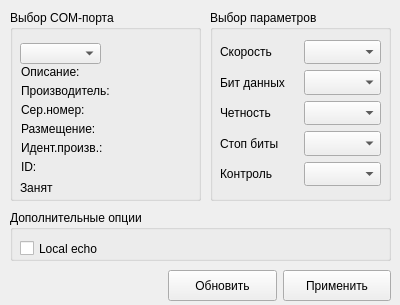
<?xml version="1.0" encoding="UTF-8"?>
<ui version="4.0">
 <class>PortSettingsDialog</class>
 <widget class="QWidget" name="PortSettingsDialog">
  <property name="geometry">
   <rect>
    <x>0</x>
    <y>0</y>
    <width>400</width>
    <height>305</height>
   </rect>
  </property>
  <property name="sizePolicy">
   <sizepolicy hsizetype="Expanding" vsizetype="Expanding">
    <horstretch>0</horstretch>
    <verstretch>0</verstretch>
   </sizepolicy>
  </property>
  <property name="minimumSize">
   <size>
    <width>400</width>
    <height>305</height>
   </size>
  </property>
  <property name="maximumSize">
   <size>
    <width>400</width>
    <height>305</height>
   </size>
  </property>
  <property name="windowTitle">
   <string>Настройка COM-порта</string>
  </property>
  <property name="windowIcon">
   <iconset resource="../../resource.qrc">
    <normaloff>:/icons/settings.png</normaloff>:/icons/settings.png</iconset>
  </property>
  <widget class="QGroupBox" name="selectBox">
   <property name="geometry">
    <rect>
     <x>10</x>
     <y>10</y>
     <width>191</width>
     <height>191</height>
    </rect>
   </property>
   <property name="sizePolicy">
    <sizepolicy hsizetype="Expanding" vsizetype="Expanding">
     <horstretch>0</horstretch>
     <verstretch>0</verstretch>
    </sizepolicy>
   </property>
   <property name="title">
    <string>Выбор COM-порта</string>
   </property>
   <widget class="QLabel" name="descriptionLabel">
    <property name="geometry">
     <rect>
      <x>11</x>
      <y>54</y>
      <width>161</width>
      <height>16</height>
     </rect>
    </property>
    <property name="maximumSize">
     <size>
      <width>171</width>
      <height>16777215</height>
     </size>
    </property>
    <property name="text">
     <string>Описание:</string>
    </property>
   </widget>
   <widget class="QLabel" name="manufacturerLabel">
    <property name="geometry">
     <rect>
      <x>11</x>
      <y>73</y>
      <width>161</width>
      <height>16</height>
     </rect>
    </property>
    <property name="maximumSize">
     <size>
      <width>181</width>
      <height>16777215</height>
     </size>
    </property>
    <property name="text">
     <string>Производитель:</string>
    </property>
   </widget>
   <widget class="QLabel" name="serialNumberLabel">
    <property name="geometry">
     <rect>
      <x>11</x>
      <y>92</y>
      <width>161</width>
      <height>16</height>
     </rect>
    </property>
    <property name="maximumSize">
     <size>
      <width>171</width>
      <height>16777215</height>
     </size>
    </property>
    <property name="text">
     <string>Сер.номер:</string>
    </property>
   </widget>
   <widget class="QLabel" name="locationLabel">
    <property name="geometry">
     <rect>
      <x>11</x>
      <y>111</y>
      <width>161</width>
      <height>16</height>
     </rect>
    </property>
    <property name="maximumSize">
     <size>
      <width>171</width>
      <height>16777215</height>
     </size>
    </property>
    <property name="text">
     <string>Размещение:</string>
    </property>
   </widget>
   <widget class="QLabel" name="vidLabel">
    <property name="geometry">
     <rect>
      <x>11</x>
      <y>130</y>
      <width>131</width>
      <height>16</height>
     </rect>
    </property>
    <property name="sizePolicy">
     <sizepolicy hsizetype="Preferred" vsizetype="Preferred">
      <horstretch>0</horstretch>
      <verstretch>0</verstretch>
     </sizepolicy>
    </property>
    <property name="maximumSize">
     <size>
      <width>131</width>
      <height>16</height>
     </size>
    </property>
    <property name="text">
     <string>Идент.произв.:</string>
    </property>
   </widget>
   <widget class="QLabel" name="pidLabel">
    <property name="geometry">
     <rect>
      <x>11</x>
      <y>149</y>
      <width>151</width>
      <height>16</height>
     </rect>
    </property>
    <property name="maximumSize">
     <size>
      <width>171</width>
      <height>16777215</height>
     </size>
    </property>
    <property name="text">
     <string>ID:</string>
    </property>
   </widget>
   <widget class="QComboBox" name="serialPortInfoBox">
    <property name="geometry">
     <rect>
      <x>10</x>
      <y>33</y>
      <width>81</width>
      <height>21</height>
     </rect>
    </property>
    <property name="sizePolicy">
     <sizepolicy hsizetype="Preferred" vsizetype="Fixed">
      <horstretch>0</horstretch>
      <verstretch>0</verstretch>
     </sizepolicy>
    </property>
    <property name="minimumSize">
     <size>
      <width>69</width>
      <height>0</height>
     </size>
    </property>
    <property name="autoFillBackground">
     <bool>true</bool>
    </property>
   </widget>
   <widget class="QLabel" name="busyLabel">
    <property name="geometry">
     <rect>
      <x>10</x>
      <y>170</y>
      <width>151</width>
      <height>16</height>
     </rect>
    </property>
    <property name="text">
     <string>Занят</string>
    </property>
   </widget>
  </widget>
  <widget class="QGroupBox" name="parametersBox">
   <property name="geometry">
    <rect>
     <x>210</x>
     <y>10</y>
     <width>181</width>
     <height>191</height>
    </rect>
   </property>
   <property name="sizePolicy">
    <sizepolicy hsizetype="Expanding" vsizetype="Expanding">
     <horstretch>0</horstretch>
     <verstretch>0</verstretch>
    </sizepolicy>
   </property>
   <property name="title">
    <string>Выбор параметров</string>
   </property>
   <widget class="QWidget" name="layoutWidget">
    <property name="geometry">
     <rect>
      <x>10</x>
      <y>30</y>
      <width>161</width>
      <height>146</height>
     </rect>
    </property>
    <layout class="QVBoxLayout" name="verticalLayout_2">
     <item>
      <layout class="QHBoxLayout" name="horizontalLayout">
       <item>
        <widget class="QLabel" name="baudRateLabel">
         <property name="sizePolicy">
          <sizepolicy hsizetype="Minimum" vsizetype="Preferred">
           <horstretch>0</horstretch>
           <verstretch>0</verstretch>
          </sizepolicy>
         </property>
         <property name="text">
          <string>Скорость</string>
         </property>
        </widget>
       </item>
       <item>
        <widget class="QComboBox" name="baudRateBox">
         <property name="sizePolicy">
          <sizepolicy hsizetype="Preferred" vsizetype="Preferred">
           <horstretch>0</horstretch>
           <verstretch>0</verstretch>
          </sizepolicy>
         </property>
         <property name="autoFillBackground">
          <bool>true</bool>
         </property>
        </widget>
       </item>
      </layout>
     </item>
     <item>
      <layout class="QHBoxLayout" name="horizontalLayout_2">
       <item>
        <widget class="QLabel" name="dataBitsLabel">
         <property name="text">
          <string>Бит данных</string>
         </property>
        </widget>
       </item>
       <item>
        <widget class="QComboBox" name="dataBitsBox">
         <property name="sizePolicy">
          <sizepolicy hsizetype="Preferred" vsizetype="Preferred">
           <horstretch>0</horstretch>
           <verstretch>0</verstretch>
          </sizepolicy>
         </property>
         <property name="autoFillBackground">
          <bool>true</bool>
         </property>
        </widget>
       </item>
      </layout>
     </item>
     <item>
      <layout class="QHBoxLayout" name="horizontalLayout_3">
       <item>
        <widget class="QLabel" name="parityLabel">
         <property name="text">
          <string>Четность</string>
         </property>
        </widget>
       </item>
       <item>
        <widget class="QComboBox" name="parityBox">
         <property name="sizePolicy">
          <sizepolicy hsizetype="Preferred" vsizetype="Preferred">
           <horstretch>0</horstretch>
           <verstretch>0</verstretch>
          </sizepolicy>
         </property>
         <property name="autoFillBackground">
          <bool>true</bool>
         </property>
        </widget>
       </item>
      </layout>
     </item>
     <item>
      <layout class="QHBoxLayout" name="horizontalLayout_4">
       <item>
        <widget class="QLabel" name="stopBitsLabel">
         <property name="text">
          <string>Стоп биты</string>
         </property>
        </widget>
       </item>
       <item>
        <widget class="QComboBox" name="stopBitsBox">
         <property name="sizePolicy">
          <sizepolicy hsizetype="Preferred" vsizetype="Preferred">
           <horstretch>0</horstretch>
           <verstretch>0</verstretch>
          </sizepolicy>
         </property>
         <property name="autoFillBackground">
          <bool>true</bool>
         </property>
        </widget>
       </item>
      </layout>
     </item>
     <item>
      <layout class="QHBoxLayout" name="horizontalLayout_5">
       <item>
        <widget class="QLabel" name="flowControlLabel">
         <property name="text">
          <string>Контроль</string>
         </property>
        </widget>
       </item>
       <item>
        <widget class="QComboBox" name="flowControlBox">
         <property name="sizePolicy">
          <sizepolicy hsizetype="Preferred" vsizetype="Preferred">
           <horstretch>0</horstretch>
           <verstretch>0</verstretch>
          </sizepolicy>
         </property>
         <property name="autoFillBackground">
          <bool>true</bool>
         </property>
        </widget>
       </item>
      </layout>
     </item>
    </layout>
   </widget>
  </widget>
  <widget class="QGroupBox" name="additionalOptionsGroupBox">
   <property name="geometry">
    <rect>
     <x>10</x>
     <y>210</y>
     <width>381</width>
     <height>51</height>
    </rect>
   </property>
   <property name="sizePolicy">
    <sizepolicy hsizetype="Expanding" vsizetype="Expanding">
     <horstretch>0</horstretch>
     <verstretch>0</verstretch>
    </sizepolicy>
   </property>
   <property name="title">
    <string>Дополнительные опции</string>
   </property>
   <widget class="QCheckBox" name="localEchoCheckBox">
    <property name="geometry">
     <rect>
      <x>10</x>
      <y>30</y>
      <width>81</width>
      <height>17</height>
     </rect>
    </property>
    <property name="text">
     <string>Local echo</string>
    </property>
   </widget>
  </widget>
  <widget class="QWidget" name="horizontalLayoutWidget">
   <property name="geometry">
    <rect>
     <x>10</x>
     <y>270</y>
     <width>381</width>
     <height>31</height>
    </rect>
   </property>
   <layout class="QHBoxLayout" name="horizontalLayout_6">
    <item>
     <spacer name="horizontalSpacer">
      <property name="orientation">
       <enum>Qt::Horizontal</enum>
      </property>
      <property name="sizeHint" stdset="0">
       <size>
        <width>158</width>
        <height>20</height>
       </size>
      </property>
     </spacer>
    </item>
    <item>
     <widget class="QPushButton" name="updateInfoButton">
      <property name="sizePolicy">
       <sizepolicy hsizetype="Expanding" vsizetype="Preferred">
        <horstretch>0</horstretch>
        <verstretch>0</verstretch>
       </sizepolicy>
      </property>
      <property name="text">
       <string>Обновить</string>
      </property>
      <property name="autoDefault">
       <bool>true</bool>
      </property>
     </widget>
    </item>
    <item>
     <widget class="QPushButton" name="applyButton">
      <property name="sizePolicy">
       <sizepolicy hsizetype="Expanding" vsizetype="Preferred">
        <horstretch>0</horstretch>
        <verstretch>0</verstretch>
       </sizepolicy>
      </property>
      <property name="text">
       <string>Применить</string>
      </property>
      <property name="autoDefault">
       <bool>true</bool>
      </property>
     </widget>
    </item>
   </layout>
  </widget>
 </widget>
 <tabstops>
  <tabstop>serialPortInfoBox</tabstop>
  <tabstop>baudRateBox</tabstop>
  <tabstop>dataBitsBox</tabstop>
  <tabstop>parityBox</tabstop>
  <tabstop>stopBitsBox</tabstop>
  <tabstop>flowControlBox</tabstop>
  <tabstop>applyButton</tabstop>
  <tabstop>updateInfoButton</tabstop>
  <tabstop>localEchoCheckBox</tabstop>
 </tabstops>
 <resources>
  <include location="../../resource.qrc"/>
 </resources>
 <connections/>
</ui>
